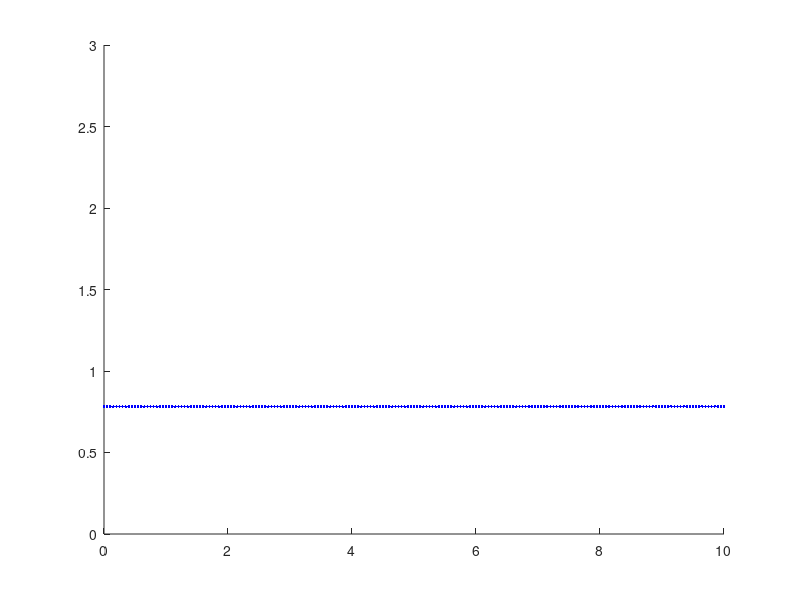

Source code (MATLAB):
dt=0.05;%the time difference
n=200;%the total number of plots
m=1;
x=0.5;
v=1;
t=0;
w=1.5;
e=m*w^2*x^2/2+m*v^2/2;
axis([0,10,0,3]);%fix the value of axis
hold on;
plot(t,e,'b.');
for i=1:n
    a=-w^2*x;
    y=x+v*dt;
    z=v+a*dt;
    x=(y+x+z*dt)/2;
    v=(z+v-w^2*y*dt)/2;
    t=t+dt;
    e=m*w^2*x^2/2+m*v^2/2;
    plot(t,e,'b.');
end
hold off;